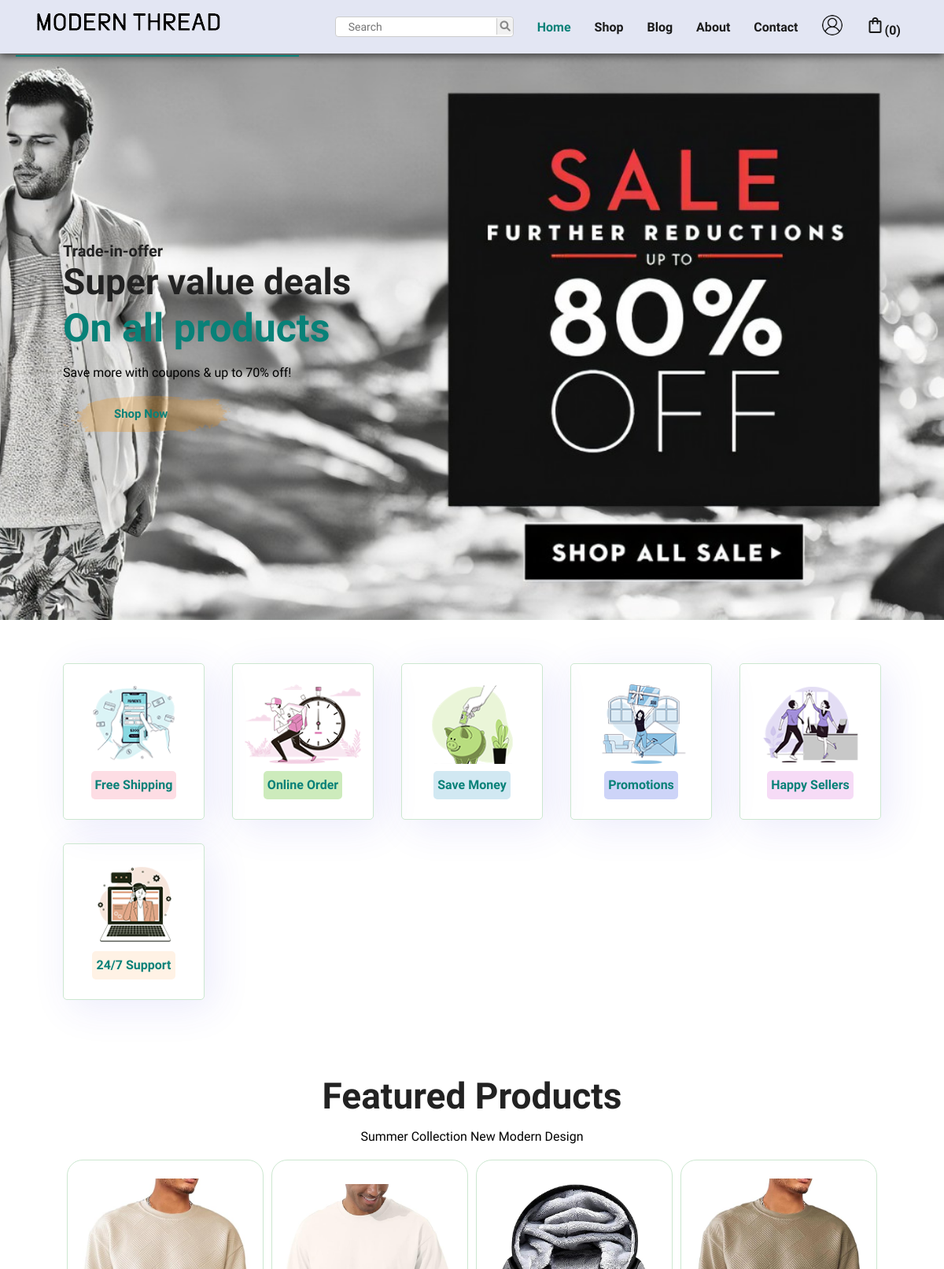
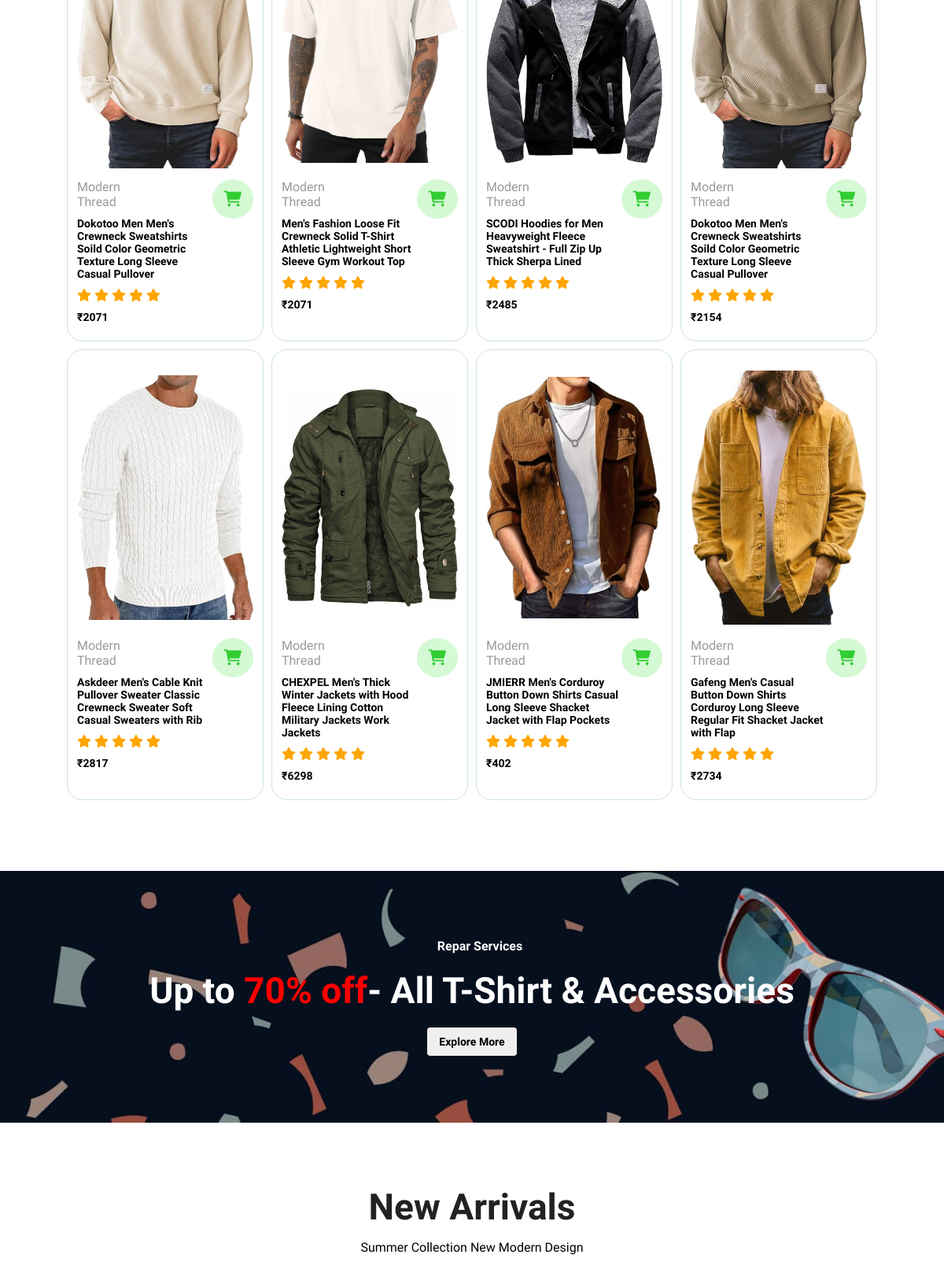
The page / (upper part) on the database its author committed (2 pictures, top to bottom).
### tables this page shows
CREATE TABLE `products` (
  `id` int(100) NOT NULL,
  `name` varchar(100) NOT NULL,
  `brand` varchar(100) NOT NULL,
  `category` varchar(100) NOT NULL,
  `gender` varchar(50) NOT NULL,
  `season` varchar(50) NOT NULL,
  `product_detail` varchar(500) NOT NULL,
  `price` int(10) NOT NULL,
  `sale_percentage` int(11) NOT NULL,
  `image` varchar(100) NOT NULL
);

### component/product_card.php (the view, shortened to what this page needs)
<div class="pro" onclick="location='sproduct.php?pid=<?= $fetch_products['id']; ?>' ">
                    <form action="" method="post" class="box">
                        <img src="uploaded_img/<?= $fetch_products['image']; ?>" alt="">
                        <div class="discription">
                            <span id="brandGrid" ><?= $fetch_products['brand']; ?></span>
                            <h5 id="T-styleGrid" ><?= $fetch_products['name']; ?></h5>
                            <div id="starsforgrid" class="starts">
                                <i class="fa-solid fa-star"></i>
                                <i class="fa-solid fa-star"></i>
                                <i class="fa-solid fa-star"></i>
                                <i class="fa-solid fa-star"></i>
                                <i class="fa-solid fa-star"></i>
                            </div>
                            <h5 id="priceGrid" class="price">&#x20B9;<?= $fetch_products['price']; ?></h5>
                            <span type="submit" id="cartGrid" class="productCart" name="add_to_cart" ><i id="cart" class="fa-solid fa-cart-shopping"></i></a></button>
                        </div>
                    </form>
</div>

### index.php (shortened to what this page needs)
<?php
include 'component/connect.php';
?>
<!DOCTYPE html>
<html lang="en">
<head>
    <link rel="stylesheet" href="https://cdnjs.cloudflare.com/ajax/libs/font-awesome/6.0.0/css/all.min.css" />
    <link rel="stylesheet" href="css/style.css">
</head>
<body>
    <?php include "component/header.php" ?>
    <section id="mainBanner">
        <h4>Trade-in-offer</h4>
        <h2>Super value deals</h2>
        <h1>On all products</h1>
        <p>Save more with coupons & up to 70% off!</p>
        <button type="button">Shop Now</button>
    </section>
    <section id="groupOfFeatures" class="section-p1">
        <div class="feature"> <img src="img/features/f1.png" alt=""> <h6>Free Shipping</h6> </div>
        <div class="feature"> <img src="img/features/f2.png" alt=""> <h6>Online Order</h6> </div>
        <div class="feature"> <img src="img/features/f3.png" alt=""> <h6>Save Money</h6> </div>
        <div class="feature"> <img src="img/features/f4.png" alt=""> <h6>Promotions</h6> </div>
        <div class="feature"> <img src="img/features/f5.png" alt=""> <h6>Happy Sellers</h6> </div>
        <div class="feature"> <img src="img/features/f6.png" alt=""> <h6>24/7 Support</h6> </div>
    </section>
    <section id="product1" class="section-p1">
        <h2>Featured Products</h2>
        <p>Summer Collection New Modern Design</p>
        <div class="pro-container">
            <?php
            $select_products = $conn->prepare("SELECT * FROM products where sale_percentage <= 0 LIMIT 8");
            $select_products->execute();
            if ($select_products->rowCount() > 0) {
                while ($fetch_products = $select_products->fetch(PDO::FETCH_ASSOC)) {
                    include 'component/product_card.php';
                }
            } else {
                echo '<p class="empty">No Products Added Yet!</p>';
            }
            ?>
        </div>
    </section>
    <section id="banner" class="section-m1">
        <h5>Repar Services</h5>
        <h2>Up to <span id="red">70% off</span>- All T-Shirt & Accessories</h2>
        <button class="normal"  onclick="location='shop.php' ">Explore More</button>
    </section>
    <section id="product1" class="section-p1">
        <h2>New Arrivals</h2>
        <p>Summer Collection New Modern Design</p>
            <?php
            $select_products = $conn->prepare("SELECT * FROM products where sale_percentage <= 0 ORDER BY id DESC LIMIT 8");
            $select_products->execute();
            if ($select_products->rowCount() > 0) {
                while ($fetch_products = $select_products->fetch(PDO::FETCH_ASSOC)) {
                    include 'component/product_card.php';
                }
            } else {
                echo '<p class="empty">No Products Added Yet!</p>';
            }
            ?>
    </section>
</body>
</html>

### css/style.css (style rules this page uses)
* { margin: 0; padding: 0; box-sizing: border-box; font-family: "Spartan", sans-serif; }
html { scroll-behavior: smooth; }
h1 { font-size: 50px; line-height: 64px; color: #222; }
h2 { font-size: 46px; line-height: 54px; color: #222; }
h4 { font-size: 20px; color: #222; }
h6 { font-weight: 700; font-size: 12px; }
p { font-size: 16px; color: #465b52; margin: 15px 0 20px 0; }
.section-p1 { padding: 40px 80px; }
.section-m1 { margin: 40px 0; }
body { width: 100%; }
#mainBanner { background-image: url('../img/hero4.png'); height: 90vh; width: 100%; background-size: cover; background-position: top 25% right 0; padding: 0 80px; display: flex; flex-direction: column; align-items: flex-start; justify-content: center; }
#mainBanner h1 { color: #088178; }
#mainBanner button { background-image: url(img/button.png); background-color: transparent; color: #088178; border: 0; padding: 14px 80px 14px 65px; background-repeat: no-repeat; cursor: pointer; font-weight: 700; font-size: 15px }
#groupOfFeatures { display: flex; align-items: center; justify-content: space-between; flex-wrap: wrap; }
.feature { text-align: center; width: 180px; padding: 25px 15px; box-shadow: 10px 10px 50px rgba(70, 62, 221, 0.1); justify-items: center; border: 1px solid #cce7d0; border-radius: 5px; margin: 15px 0px; transition: 0.3s ease; }
.feature img { width: 100%; margin-bottom: 5px }
.feature h6 { padding: 10px 5px; font-weight: 700; font-size: 16px; color: #088178; background-color: #fddde4; border-radius: 5px; line-height: 1; display: inline-block; }
.feature:nth-child(2) h6 { background-color: #cdebbc; }
.feature:nth-child(3) h6 { background-color: #d1e8f2; }
.feature:nth-child(4) h6 { background-color: #cdd4f8; }
.feature:nth-child(5) h6 { background-color: #f6dbf6; }
.feature:nth-child(6) h6 { background-color: #fff2e5; }
#product1 { text-align: center; }
.pro-container { display: flex; flex-wrap: wrap; justify-content: space-around; }
.pro-container .pro { width: 23%; min-width: 250px; padding: 12px 12px; border: 1px solid #cce7d0; border-radius: 20px; margin-bottom: 10px; }
.pro-container img { border-radius: 20px; margin-left: auto; margin-right: auto; width: 100%; height: 350px; object-fit: contain; }
.pro-container .discription { text-align: left; display: grid; grid-template-columns: repeat(2, 1fr); }
#brandGrid { grid-row: 1; grid-column: 1; }
#T-styleGrid { grid-column: 1 / span 2 ; grid-row: 2 ; }
#starsforgrid { grid-column: 1 / span 2 ; grid-row: 3 ; }
#priceGrid { grid-column: 1 / span 2 ; grid-row: 4 ; }
#cartGrid { font-size: 20px; grid-column: 3 / span 2; grid-row: 1 / span 2; justify-self: end; }
.pro-container .discription span { font: 8PX; color: rgba(0, 0, 0, 0.4); }
.pro-container .discription h5 { font-size: 14px; }
.pro-container .discription .starts { color: orange; }
.pro-container .pro .price { color: green; }
.pro-container .productCart #cart { color: limegreen; padding: 15px; border-radius: 50%; background-color: rgb(212, 249, 212); }
#banner { display: flex; flex-direction: column; text-align: center; align-items: center; background-image: url(../img/banner/b2.jpg); width: 100%; height: 40vh; background-size: cover; justify-content: center; background-position: center; }
#banner h2, h5 { color: white; padding: 10px 0px; }
#banner h5 { font-size: 16px; }
#banner h2 span { color: red; }
.normal { padding: 10px 15px; font-weight: 600; cursor: pointer; margin: 10px 10px; font-size: 14px; font-weight: 700; border: none; outline: none; border-radius: 4px; transition: 0.2s; }
#product1 h5 { color: #000; margin-left: 0px; }
#sm-banner .banner-box h2,h5 { margin-left: 20px; text-align: start; align-content: center; color: #fff; }
.new-arrivals h2 , p { color: #000; }
.pro-container .discription h5 { color: #000; margin-left: 0; }
#cart { overflow-x: auto; }

### rows shown on the page
products: image (picture), brand "Modern Thread", name "Dokotoo Men Men's Crewneck Sweatshirts Soild Color Geometric Texture Long Sleeve Casual Pullover", price "2071"
products: image (picture), brand "Modern Thread", name "Men's Fashion Loose Fit Crewneck Solid T-Shirt Athletic Lightweight Short Sleeve Gym Workout Top", price "2071"
products: image (picture), brand "Modern Thread", name "SCODI Hoodies for Men Heavyweight Fleece Sweatshirt - Full Zip Up Thick Sherpa Lined", price "2485"
products: image (picture), brand "Modern Thread", name "Dokotoo Men Men's Crewneck Sweatshirts Soild Color Geometric Texture Long Sleeve Casual Pullover", price "2154"
products: image (picture), brand "Modern Thread", name "Askdeer Men's Cable Knit Pullover Sweater Classic Crewneck Sweater Soft Casual Sweaters with Rib", price "2817"
products: image (picture), brand "Modern Thread", name "CHEXPEL Men's Thick Winter Jackets with Hood Fleece Lining Cotton Military Jackets Work Jackets", price "6298"
products: image (picture), brand "Modern Thread", name "JMIERR Men's Corduroy Button Down Shirts Casual Long Sleeve Shacket Jacket with Flap Pockets", price "402"
products: image (picture), brand "Modern Thread", name "Gafeng Men's Casual Button Down Shirts Corduroy Long Sleeve Regular Fit Shacket Jacket with Flap", price "2734"

### other values the page prints
$total_cart_items "0"
